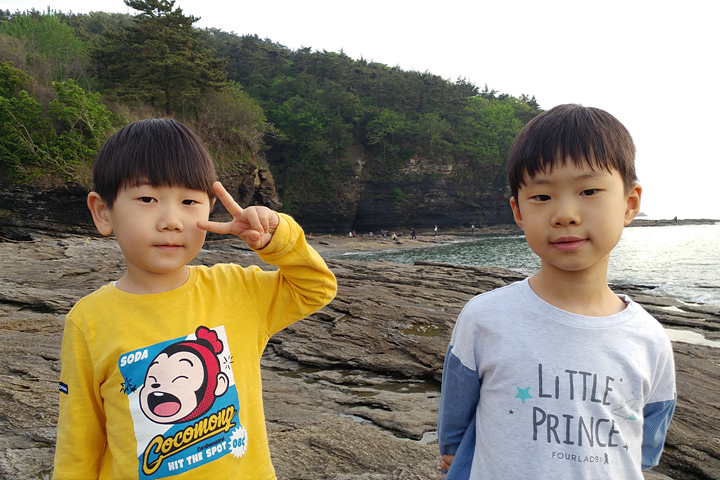
#> input picture OpenCV 스터디/1. 객체 검출/input/kids.png, 720 x 480 px
$ jupyter execute '2. Haar cascade.ipynb'
#> lines starting #> are read from the running program, lines starting #| are printed output that depends on the picture; after the words box and inside, x2 and y2 are one past the last pixel; in counts of white or black regions, pixels touching at a corner belong together
# Haar 특징 선택
- 이미지의 명도차이를 고려하여 하르 특징을 계산한다
- 예를들어, 사람의 얼굴이라면 콧대부분은 밝고 양쪽 눈이 있는 곳은 어둡다는 특징을 고려하는 것이다.

### Haar 필터

#### 얼굴에 적용하는 Haar 필터의 예

# Cascade
- 얼굴 영역을 걸러내는데에 6000개의 필터가 필요하므로, 이 모든것을 사용하면 연산에 오래 걸림
- 단계를 나누고, 각 단계의 필터에서 조건을 만족하지 않는 이미지는 이후 단계로 넘기지 않음

### OpenCV에서 제공하는 Haar 필터

이미지 출처: OpenCV4로 배우는 컴퓨터 비전과 머신러닝

[cell 1]
import numpy as np
import cv2

[cell 2]
def detect_face():
    src = cv2.imread('input/kids.png')
#> src is the input picture: shape (480, 720, 3); mean B, G, R 116.9, 134.4, 141.2

    if src is None:
        print('Image load failed!')
        return

    classifier = cv2.CascadeClassifier('xml/haarcascade_frontalface_default.xml')

    if classifier.empty():
        print('XML load failed!')
        return

    faces = classifier.detectMultiScale(src)
#> faces = [[113, 158, 112, 112], [504, 145, 126, 126]]

    for (x, y, w, h) in faces:
        cv2.rectangle(src, (x, y), (x + w, y + h), (255, 0, 255), 2)
#> this loop made 2 passes
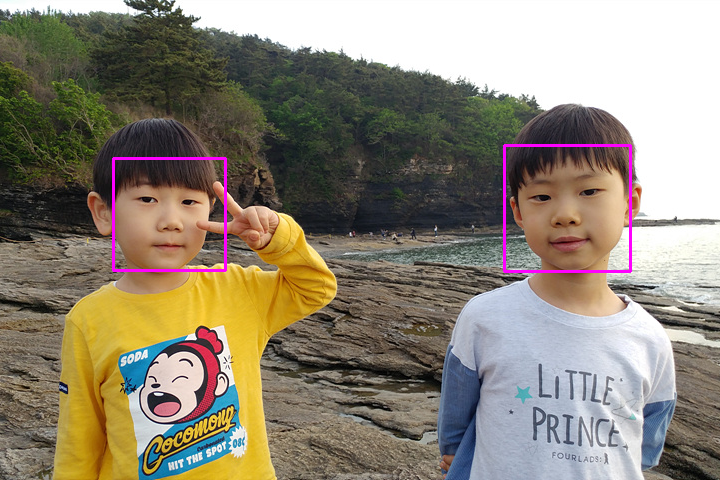
#> src: shape (480, 720, 3); 0.82% of pixels changed, all inside (x1, y1, x2, y2) = (112, 144, 632, 273)

    cv2.imshow('src', src)
    cv2.waitKey()
    cv2.destroyAllWindows()

[cell 3]
def detect_eyes():
    src = cv2.imread('input/kids.png')

    if src is None:
        print('Image load failed!')
        return

    face_classifier = cv2.CascadeClassifier('xml/haarcascade_frontalface_default.xml')
    eye_classifier = cv2.CascadeClassifier('xml/haarcascade_eye.xml')

    if face_classifier.empty() or eye_classifier.empty():
        print('XML load failed!')
        return

    faces = face_classifier.detectMultiScale(src)
#> faces = [[113, 158, 112, 112], [504, 145, 126, 126]]

    for (x1, y1, w1, h1) in faces:
        cv2.rectangle(src, (x1, y1), (x1 + w1, y1 + h1), (255, 0, 255), 2)

        faceROI = src[y1:y1 + h1, x1:x1 + w1]
        eyes = eye_classifier.detectMultiScale(faceROI)

        for (x2, y2, w2, h2) in eyes:
            center = (int(x2 + w2 / 2), int(y2 + h2 / 2))
            cv2.circle(faceROI, center, int(w2 / 2), (255, 0, 0), 2, cv2.LINE_AA)
#> this loop made 2 passes
#> (x1, y1, w1, h1, eyes) on passes 1 to 2: (113, 158, 112, 112, [[21, 29, 26, 26], [63, 30, 25, 25]]), (504, 145, 126, 126, [[62, 24, 41, 41], [22, 34, 34, 34]])
#> pass 1, in detect_eyes, `faceROI = src[y1:y1 + h1, x1:x1 + w1]`:
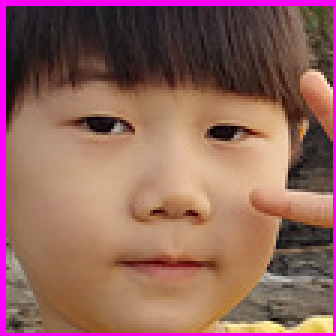
#> faceROI: shape (112, 112, 3) (shown 3 times larger); mean B, G, R 92.3, 100.2, 144.8
#> pass 2, in detect_eyes, `faceROI = src[y1:y1 + h1, x1:x1 + w1]`:
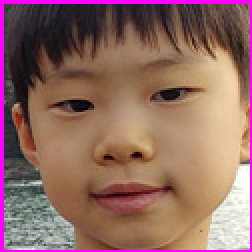
#> faceROI: shape (126, 126, 3) (shown 2 times larger); mean B, G, R 98.1, 106, 144.6
#> after the loop:
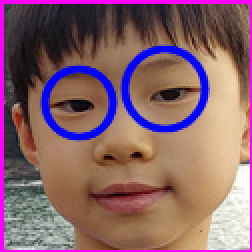
#> faceROI: shape (126, 126, 3) (shown 2 times larger); 7.77% of pixels changed, all inside (x1, y1, x2, y2) = (20, 22, 106, 71)
#> after the loop:
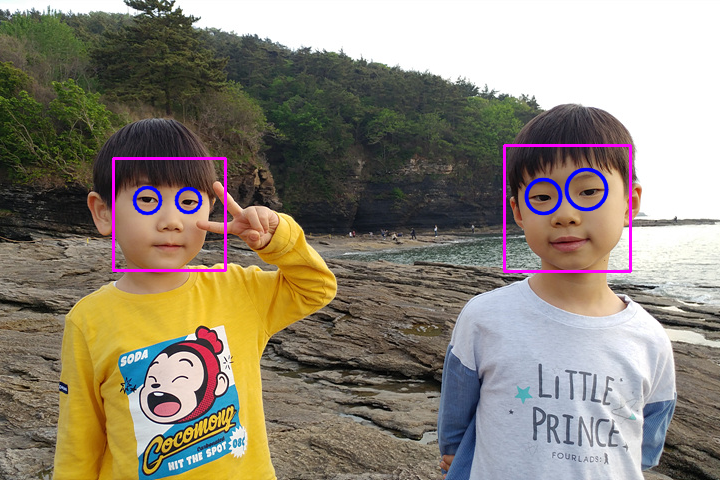
#> src: shape (480, 720, 3); 1.41% of pixels changed, all inside (x1, y1, x2, y2) = (112, 144, 632, 273)

    cv2.imshow('src', src)
    cv2.waitKey()
    cv2.destroyAllWindows()
